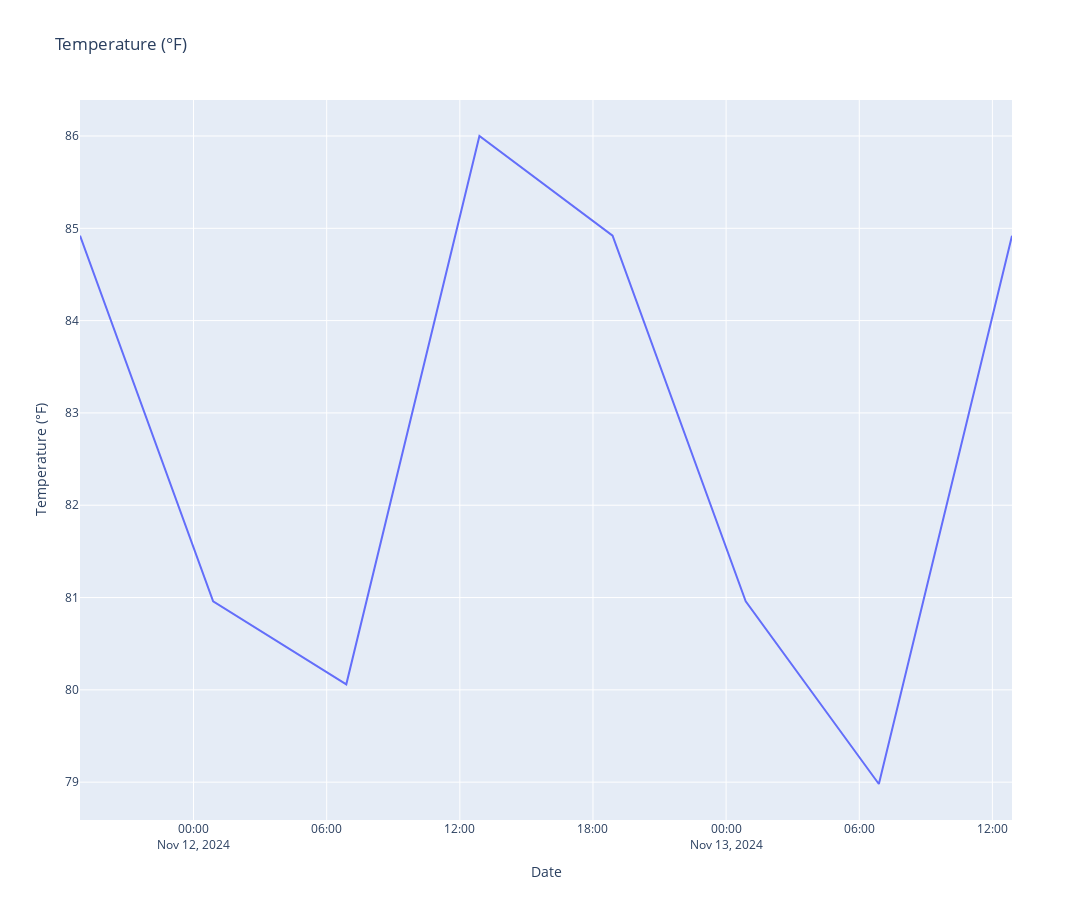

Here is the notebook cell this chart was saved with:
### Code cell
import pandas as pd
pd.options.plotting.backend = "plotly"

import plotly.express as px

df_6_hour = df[["temperature_high_6_hour"]].dropna()
fig = px.line(df_6_hour, y="temperature_high_6_hour", title="Temperature (°F)", width=1800, height=900)
fig.update_traces(mode="lines", hovertemplate=None)
fig.update_layout(hovermode="x")
fig.update_yaxes(title="Temperature (°F)")
fig.update_xaxes(title="Date")

fig.show()

### Figure 1 — Plotly figure (JSON) as saved in the notebook; plotly's stock layout.template omitted (floating-point values rounded to 4 significant figures)
{"data": [{"legendgroup": "", "line": {"color": "#636efa", "dash": "solid"}, "marker": {"symbol": "circle"}, "mode": "lines", "name": "", "orientation": "v", "showlegend": false, "type": "scatter", "x": ["2024-11-11T18:53:00-05:00", "2024-11-12T00:53:00-05:00", "2024-11-12T06:53:00-05:00", "2024-11-12T12:53:00-05:00", "2024-11-12T18:53:00-05:00", "2024-11-13T00:53:00-05:00", "2024-11-13T06:53:00-05:00", "2024-11-13T12:53:00-05:00"], "xaxis": "x", "y": [84.92, 80.96, 80.06, 86, 84.92, 80.96, 78.98, 84.92], "yaxis": "y"}], "layout": {"height": 900, "hovermode": "x", "legend": {"tracegroupgap": 0}, "title": {"text": "Temperature (°F)"}, "width": 1800, "xaxis": {"anchor": "y", "domain": [0, 1], "title": {"text": "Date"}}, "yaxis": {"anchor": "x", "domain": [0, 1], "title": {"text": "Temperature (°F)"}}}}
